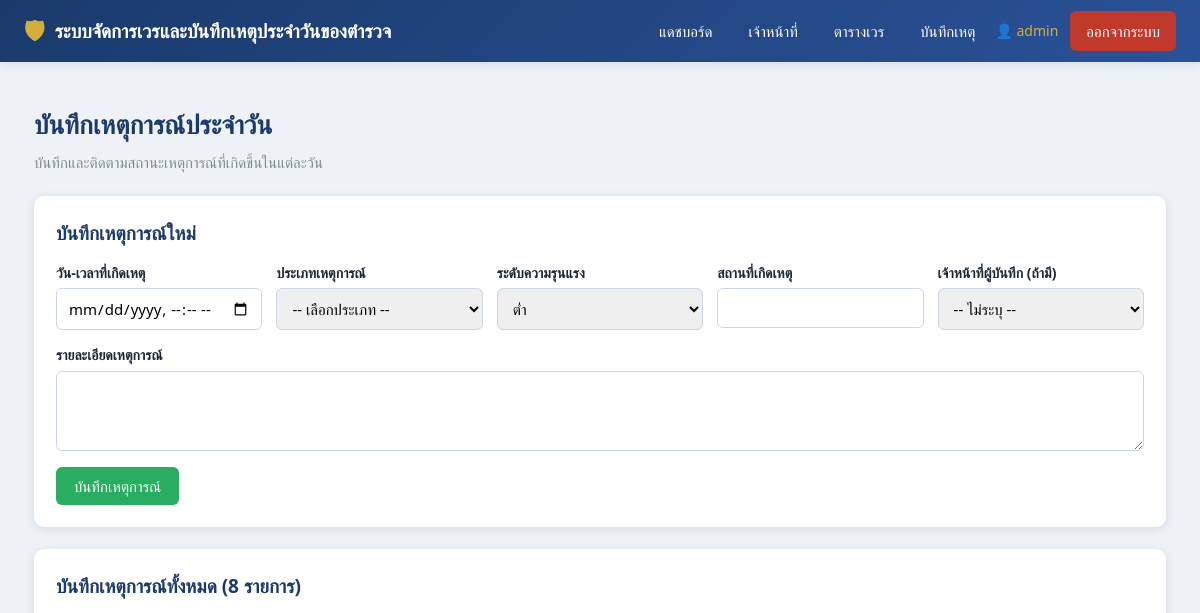
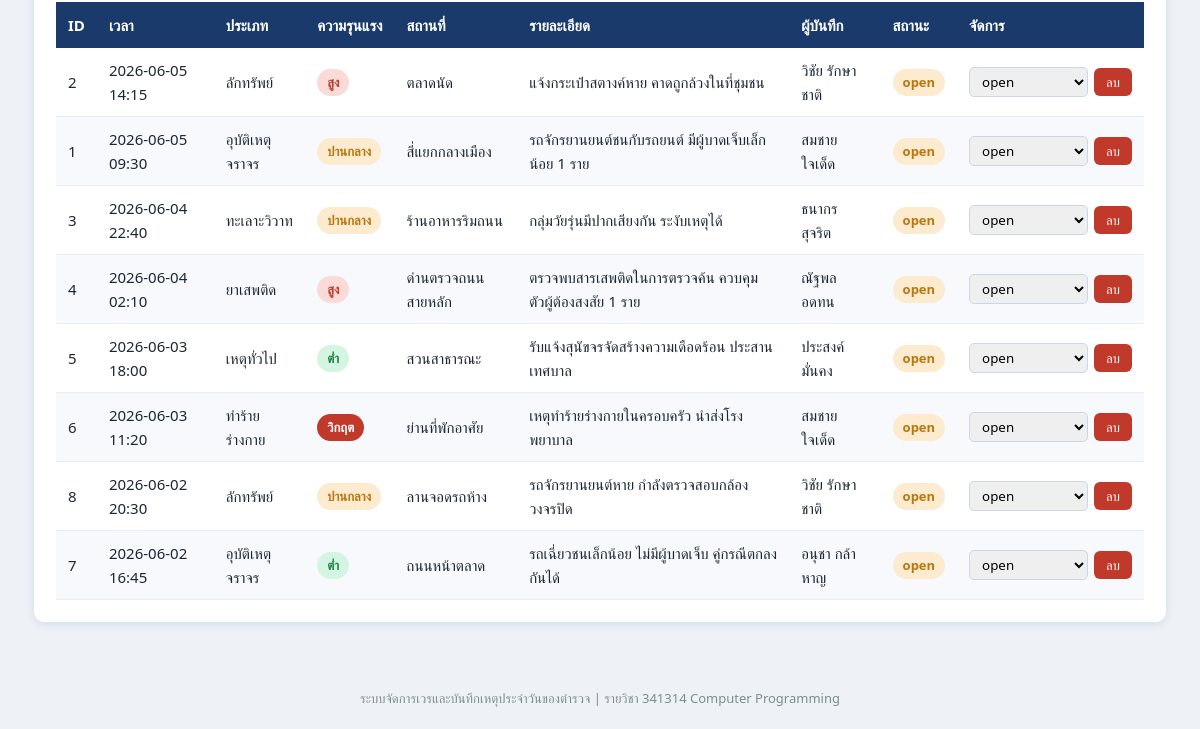
The page /incidents (signed in) on the database as committed earlier (2 pictures, top to bottom).
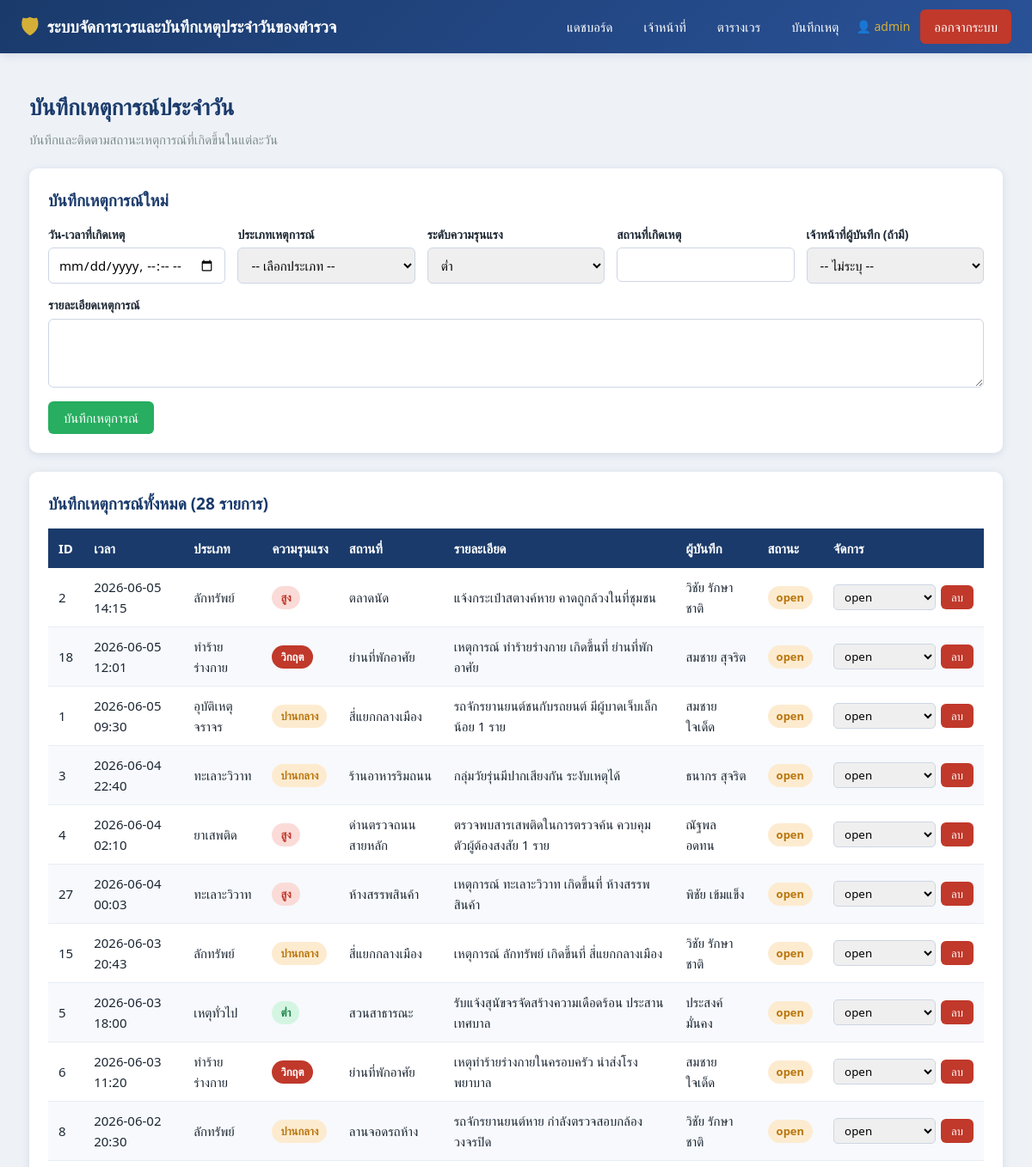
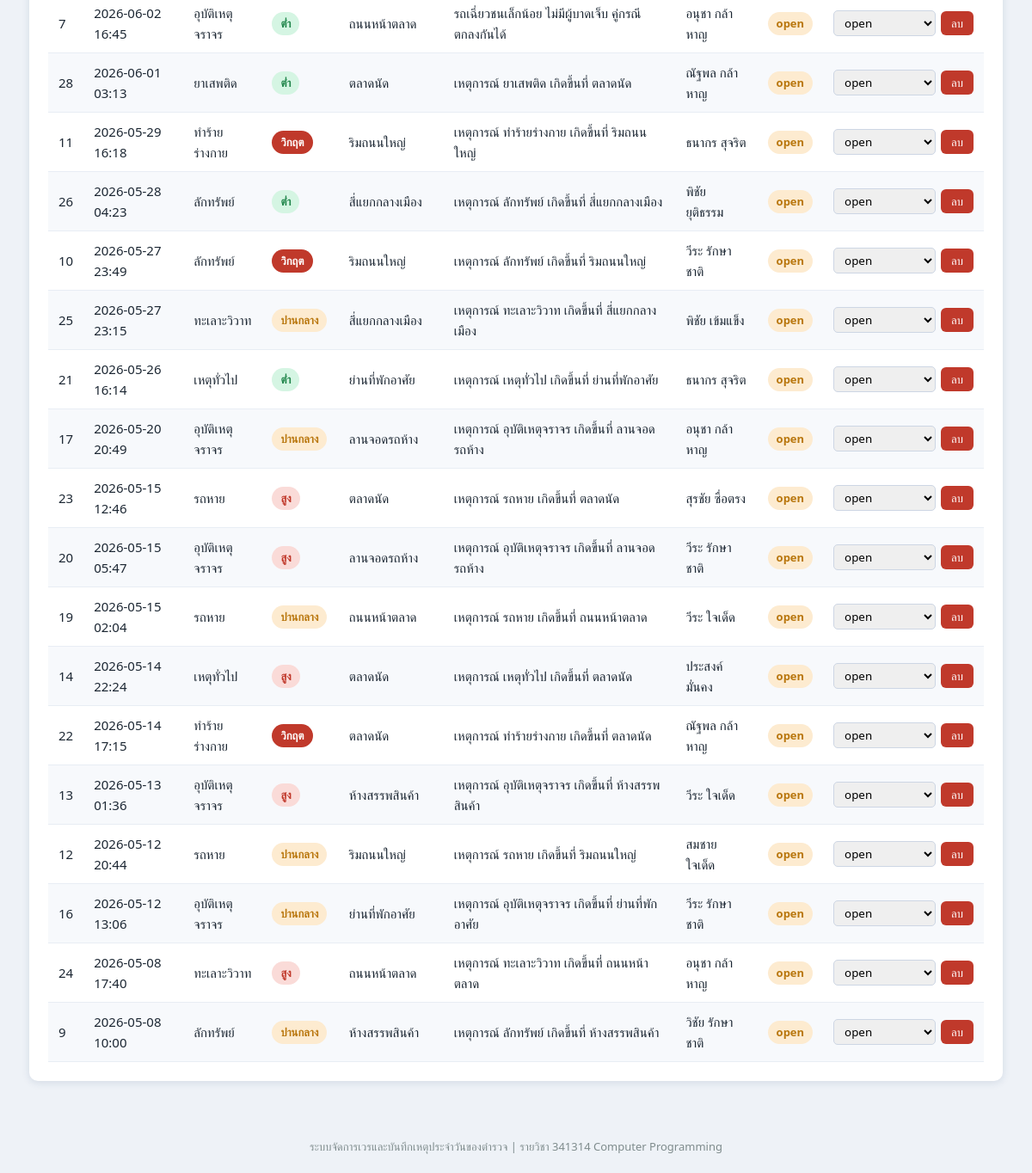
The same page on the database as committed later (2 pictures, top to bottom).
### tables this page shows
CREATE TABLE incidents (
            id            INTEGER PRIMARY KEY AUTOINCREMENT,
            incident_time TEXT NOT NULL,
            category      TEXT NOT NULL,
            severity      TEXT NOT NULL,
            location      TEXT NOT NULL,
            description   TEXT NOT NULL,
            officer_id    INTEGER REFERENCES officers(id) ON DELETE SET NULL,
            status        TEXT NOT NULL DEFAULT 'open',
            created_at    TEXT NOT NULL
        );

CREATE TABLE officers (
            id         INTEGER PRIMARY KEY AUTOINCREMENT,
            rank       TEXT NOT NULL,
            full_name  TEXT NOT NULL,
            badge_no   TEXT NOT NULL UNIQUE,
            phone      TEXT,
            station    TEXT,
            created_at TEXT NOT NULL
        );

### app.py (the view)
@app.route("/incidents")
@login_required
def incidents():
    all_incidents = db.get_all_incidents()
    all_officers = db.get_all_officers()
    return render_template("incidents.html",
                           incidents=all_incidents, officers=all_officers)

### app.py (called while the page is built)
def login_required(view):
    @functools.wraps(view)
    def wrapped_view(*args, **kwargs):
        if "user_id" not in session:
            flash("กรุณาเข้าสู่ระบบก่อนใช้งาน", "warning")
            return redirect(url_for("login"))
        return view(*args, **kwargs)
    return wrapped_view

### db.py (called while the page is built)
def get_connection():
    if USE_POSTGRES:
        conn = psycopg2.connect(DATABASE_URL)
        return conn
    else:
        conn = sqlite3.connect(SQLITE_PATH, timeout=10)
        conn.row_factory = sqlite3.Row
        conn.execute("PRAGMA foreign_keys = ON;")
        conn.execute("PRAGMA journal_mode = WAL;")
        return conn

def _dict_cursor(conn):
    if USE_POSTGRES:
        return conn.cursor(cursor_factory=psycopg2.extras.RealDictCursor)
    return conn.cursor()

def _row_to_dict(row):
    if row is None:
        return None
    return dict(row)

def get_all_officers():
    conn = get_connection()
    cur = _dict_cursor(conn)
    cur.execute("SELECT * FROM officers ORDER BY id;")
    rows = [_row_to_dict(r) for r in cur.fetchall()]
    conn.close()
    return rows

### templates/incidents.html (shortened to what the changed rows need)
{% extends "base.html" %}
{% block content %}
<div class="card">
    <h2>บันทึกเหตุการณ์ใหม่</h2>
</div>
<div class="card">
    <h2>บันทึกเหตุการณ์ทั้งหมด ({{ incidents|length }} รายการ)</h2>
    <div class="table-wrap">
    <table>
        <thead>
            <tr>
                <th>ID</th><th>เวลา</th><th>ประเภท</th><th>ความรุนแรง</th>
                <th>สถานที่</th><th>รายละเอียด</th><th>ผู้บันทึก</th><th>สถานะ</th><th>จัดการ</th>
            </tr>
        </thead>
        <tbody>
            {% for i in incidents %}
            <tr>
                <td>{{ i.id }}</td>
                <td>{{ i.incident_time }}</td>
                <td>{{ i.category }}</td>
                <td>
                    {% if i.severity == 'ต่ำ' %}<span class="badge badge-low">ต่ำ</span>
                    {% elif i.severity == 'ปานกลาง' %}<span class="badge badge-medium">ปานกลาง</span>
                    {% elif i.severity == 'สูง' %}<span class="badge badge-high">สูง</span>
                    {% else %}<span class="badge badge-critical">วิกฤต</span>{% endif %}
                </td>
                <td>{{ i.location }}</td>
                <td>{{ i.description }}</td>
                <td>{{ i.officer_name or "-" }}</td>
                <td>
                    {% if i.status == 'open' %}<span class="badge badge-open">open</span>
                    {% elif i.status == 'investigating' %}<span class="badge badge-investigating">investigating</span>
                    {% else %}<span class="badge badge-closed">closed</span>{% endif %}
                </td>
                <td>
                    <div class="inline-form">
                        <form method="POST" action="{{ url_for('incidents_status', incident_id=i.id) }}" class="inline-form">
                            <select name="status" onchange="this.form.submit()">
                                <option value="open" {{ 'selected' if i.status=='open' }}>open</option>
                            </select>
                        </form>
                        <form method="POST" action="{{ url_for('incidents_delete', incident_id=i.id) }}"
                              onsubmit="return confirm('ต้องการลบบันทึกเหตุการณ์นี้หรือไม่?');">
                            <button type="submit" class="btn btn-danger btn-sm">ลบ</button>
                        </form>
                    </div>
                </td>
            </tr>
            {% else %}
            <tr><td colspan="9" style="text-align:center; color:#95a5a6;">ยังไม่มีบันทึกเหตุการณ์</td></tr>
            {% endfor %}
        </tbody>
    </table>
    </div>
</div>
{% endblock %}

Rows that differ between the two databases and show on the page:
added incidents: id "18", incident_time "2026-06-05 12:01", category "ทำร้ายร่างกาย", severity "วิกฤต", location "ย่านที่พักอาศัย", description "เหตุการณ์ ทำร้ายร่างกาย เกิดขึ้นที่ ย่านที่พักอาศัย", full_name "สมชาย สุจริต", status "open"
added incidents: id "27", incident_time "2026-06-04 00:03", category "ทะเลาะวิวาท", severity "สูง", location "ห้างสรรพสินค้า", description "เหตุการณ์ ทะเลาะวิวาท เกิดขึ้นที่ ห้างสรรพสินค้า", full_name "พิชัย เข้มแข็ง", status "open"
added incidents: id "15", incident_time "2026-06-03 20:43", category "ลักทรัพย์", severity "ปานกลาง", location "สี่แยกกลางเมือง", description "เหตุการณ์ ลักทรัพย์ เกิดขึ้นที่ สี่แยกกลางเมือง", full_name "วิชัย รักษาชาติ", status "open"
added incidents: id "28", incident_time "2026-06-01 03:13", category "ยาเสพติด", severity "ต่ำ", location "ตลาดนัด", description "เหตุการณ์ ยาเสพติด เกิดขึ้นที่ ตลาดนัด", full_name "ณัฐพล กล้าหาญ", status "open"
added incidents: id "11", incident_time "2026-05-29 16:18", category "ทำร้ายร่างกาย", severity "วิกฤต", location "ริมถนนใหญ่", description "เหตุการณ์ ทำร้ายร่างกาย เกิดขึ้นที่ ริมถนนใหญ่", full_name "ธนากร สุจริต", status "open"
added incidents: id "26", incident_time "2026-05-28 04:23", category "ลักทรัพย์", severity "ต่ำ", location "สี่แยกกลางเมือง", description "เหตุการณ์ ลักทรัพย์ เกิดขึ้นที่ สี่แยกกลางเมือง", full_name "พิชัย ยุติธรรม", status "open"
added incidents: id "10", incident_time "2026-05-27 23:49", category "ลักทรัพย์", severity "วิกฤต", location "ริมถนนใหญ่", description "เหตุการณ์ ลักทรัพย์ เกิดขึ้นที่ ริมถนนใหญ่", full_name "วีระ รักษาชาติ", status "open"
added incidents: id "25", incident_time "2026-05-27 23:15", category "ทะเลาะวิวาท", severity "ปานกลาง", location "สี่แยกกลางเมือง", description "เหตุการณ์ ทะเลาะวิวาท เกิดขึ้นที่ สี่แยกกลางเมือง", full_name "พิชัย เข้มแข็ง", status "open"
added incidents: id "21", incident_time "2026-05-26 16:14", category "เหตุทั่วไป", severity "ต่ำ", location "ย่านที่พักอาศัย", description "เหตุการณ์ เหตุทั่วไป เกิดขึ้นที่ ย่านที่พักอาศัย", full_name "ธนากร สุจริต", status "open"
added incidents: id "17", incident_time "2026-05-20 20:49", category "อุบัติเหตุจราจร", severity "ปานกลาง", location "ลานจอดรถห้าง", description "เหตุการณ์ อุบัติเหตุจราจร เกิดขึ้นที่ ลานจอดรถห้าง", full_name "อนุชา กล้าหาญ", status "open"
added incidents: id "23", incident_time "2026-05-15 12:46", category "รถหาย", severity "สูง", location "ตลาดนัด", description "เหตุการณ์ รถหาย เกิดขึ้นที่ ตลาดนัด", full_name "สุรชัย ซื่อตรง", status "open"
added incidents: id "20", incident_time "2026-05-15 05:47", category "อุบัติเหตุจราจร", severity "สูง", location "ลานจอดรถห้าง", description "เหตุการณ์ อุบัติเหตุจราจร เกิดขึ้นที่ ลานจอดรถห้าง", full_name "วีระ รักษาชาติ", status "open"
added incidents: id "19", incident_time "2026-05-15 02:04", category "รถหาย", severity "ปานกลาง", location "ถนนหน้าตลาด", description "เหตุการณ์ รถหาย เกิดขึ้นที่ ถนนหน้าตลาด", full_name "วีระ ใจเด็ด", status "open"
added incidents: id "14", incident_time "2026-05-14 22:24", category "เหตุทั่วไป", severity "สูง", location "ตลาดนัด", description "เหตุการณ์ เหตุทั่วไป เกิดขึ้นที่ ตลาดนัด", full_name "ประสงค์ มั่นคง", status "open"
added incidents: id "22", incident_time "2026-05-14 17:15", category "ทำร้ายร่างกาย", severity "วิกฤต", location "ตลาดนัด", description "เหตุการณ์ ทำร้ายร่างกาย เกิดขึ้นที่ ตลาดนัด", full_name "ณัฐพล กล้าหาญ", status "open"
added incidents: id "13", incident_time "2026-05-13 01:36", category "อุบัติเหตุจราจร", severity "สูง", location "ห้างสรรพสินค้า", description "เหตุการณ์ อุบัติเหตุจราจร เกิดขึ้นที่ ห้างสรรพสินค้า", full_name "วีระ ใจเด็ด", status "open"
added incidents: id "12", incident_time "2026-05-12 20:44", category "รถหาย", severity "ปานกลาง", location "ริมถนนใหญ่", description "เหตุการณ์ รถหาย เกิดขึ้นที่ ริมถนนใหญ่", full_name "สมชาย ใจเด็ด", status "open"
added incidents: id "16", incident_time "2026-05-12 13:06", category "อุบัติเหตุจราจร", severity "ปานกลาง", location "ย่านที่พักอาศัย", description "เหตุการณ์ อุบัติเหตุจราจร เกิดขึ้นที่ ย่านที่พักอาศัย", full_name "วีระ รักษาชาติ", status "open"
added incidents: id "24", incident_time "2026-05-08 17:40", category "ทะเลาะวิวาท", severity "สูง", location "ถนนหน้าตลาด", description "เหตุการณ์ ทะเลาะวิวาท เกิดขึ้นที่ ถนนหน้าตลาด", full_name "อนุชา กล้าหาญ", status "open"
added incidents: id "9", incident_time "2026-05-08 10:00", category "ลักทรัพย์", severity "ปานกลาง", location "ห้างสรรพสินค้า", description "เหตุการณ์ ลักทรัพย์ เกิดขึ้นที่ ห้างสรรพสินค้า", full_name "วิชัย รักษาชาติ", status "open"
Other text that changed with them:
{{ incidents|length }}: "8" → "28"
